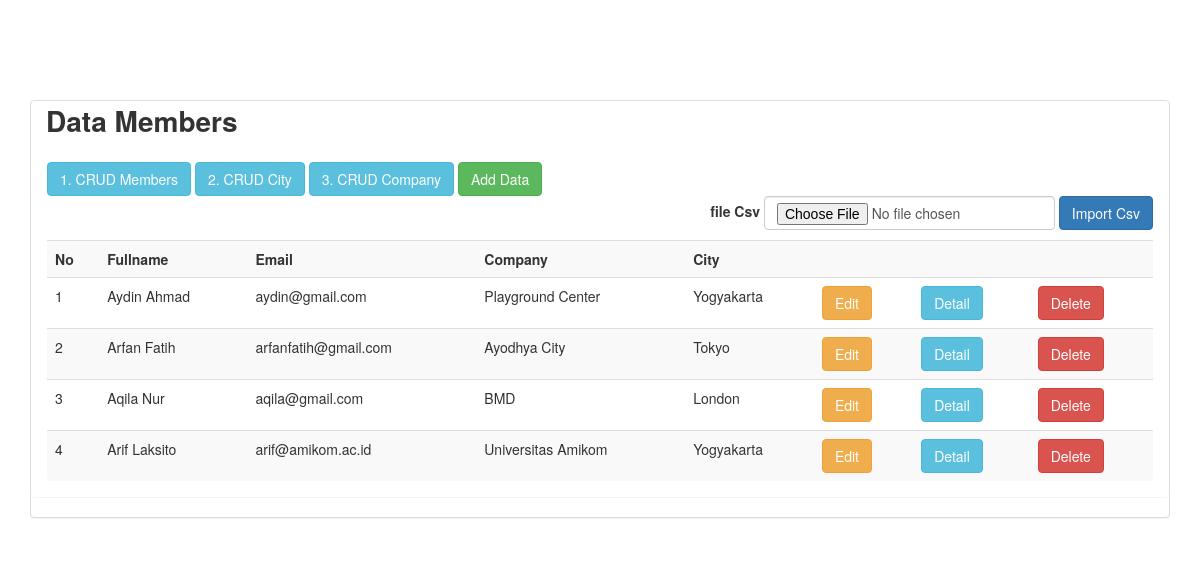
The page / on the database its author committed.
### tables this page shows
CREATE TABLE `members` (
  `id` int(11) NOT NULL AUTO_INCREMENT,
  `fullname` varchar(100) DEFAULT NULL,
  `email` varchar(150) DEFAULT NULL,
  `address` varchar(150) DEFAULT NULL,
  `foto` varchar(100) DEFAULT NULL,
  `idcompany` int(11) NOT NULL,
  `idcity` int(11) NOT NULL,
  PRIMARY KEY (`id`,`idcompany`,`idcity`),
  KEY `fk_members_company_idx` (`idcompany`),
  KEY `fk_members_city_idx` (`idcity`),
  CONSTRAINT `fk_members_city1` FOREIGN KEY (`idcity`) REFERENCES `city` (`idcity`) ON UPDATE NO ACTION,
  CONSTRAINT `fk_members_company` FOREIGN KEY (`idcompany`) REFERENCES `company` (`idcompany`) ON UPDATE NO ACTION
);

CREATE TABLE `company` (
  `idcompany` int(11) NOT NULL AUTO_INCREMENT,
  `name` varchar(150) DEFAULT NULL,
  PRIMARY KEY (`idcompany`)
);

CREATE TABLE `city` (
  `idcity` int(11) NOT NULL AUTO_INCREMENT,
  `cityname` varchar(150) DEFAULT NULL,
  `country` varchar(150) DEFAULT NULL,
  PRIMARY KEY (`idcity`)
);

### index.php (the view, shortened to what this page needs)
<!DOCTYPE html>
<html>
<head>
</head>
<link rel="stylesheet" type="text/css" href="assets/css/bootstrap.min.css">
<body>
	<div class="container">
		<div class="panel panel-default" style="margin-top: 100px">
				<label style="font-size: 28px;margin-left: 15px">Data Members</label>
			<div class="panel panel-body">
				<a href="index.php" class="btn btn-info">1. CRUD Members</a>
				<a href="indexCity.php" class="btn btn-info">2. CRUD City</a>
				<a href="indexCompany.php" class="btn btn-info">3. CRUD Company</a>
				<a href="addData.php">
				<button type="button" class="btn btn-success">Add Data</button>
				</a>
				<form action="" method="post" enctype="multipart/form-data" class="form-inline" style="text-align:right">
				<label>file Csv</label>
				<div class="form-group">
						<input type="file" class="form-control" name="Csv" name="">
					</div>
						<button id="save" class="btn btn-primary">Import Csv</button>
					</form>
				<div class="table table-responsive" style="margin-top: 10px;">
					<table class="table table-striped">
						<tr>
							<th>No</th>
							<th>Fullname</th>
							<th>Email</th>
							<th>Company</th>
							<th>City</th>
							<th></th>
							<th></th>
							<th></th>
						</tr>
						<?php
							include "koneksiDB.php";
							$query = "SELECT co.idcompany, co.name as companyName, m.id as idMember, m.idcompany, m.idcity, m.fullname as fullname, m.email as email, ci.idcity, ci.cityname as cityName FROM company co JOIN members m ON co.idcompany=m.idcompany JOIN city ci ON m.idcity=ci.idcity";
							$sql = mysqli_query($kon,$query);
							$no=0;
							while ($row = mysqli_fetch_array($sql)) {
								$no++;
						?>
							<tr>
								<td><?php echo $no; ?></td>
								<td><?php echo $row["fullname"]; ?></td>
								<td><?php echo $row["email"]; ?></td>
								<td><?php echo $row["companyName"]; ?></td>
								<td><?php echo $row["cityName"]; ?></td>
								<td>
									 <a href="editMember.php?id=<?php echo $row['idMember'] ?>" title="edit" class="btn btn-warning">Edit</a>
								</td>
								<td>
									<a href="viewDetail.php?id=<?php echo $row['idMember'] ?>" title="Detail" class="btn btn-info">Detail</a>
								</td>
								<td>
									<a href="deleteMember.php?id=<?php echo $row['idMember'] ?>" title="delete" class="btn btn-danger">Delete</a>
								</td>
							</tr>
								<?php
							}
						?>
					</table>
				</div>
			</div>
		</div>
	</div>
</body>
</html>

### rows shown on the page
members: fullname "Aydin Ahmad", email "aydin@gmail.com", idcompany.name "Playground Center", idcity.cityname "Yogyakarta"
members: fullname "Arfan Fatih", email "arfanfatih@gmail.com", idcompany.name "Ayodhya City", idcity.cityname "Tokyo"
members: fullname "Aqila Nur", email "aqila@gmail.com", idcompany.name "BMD", idcity.cityname "London"
members: fullname "Arif Laksito", email "arif@amikom.ac.id", idcompany.name "Universitas Amikom", idcity.cityname "Yogyakarta"
